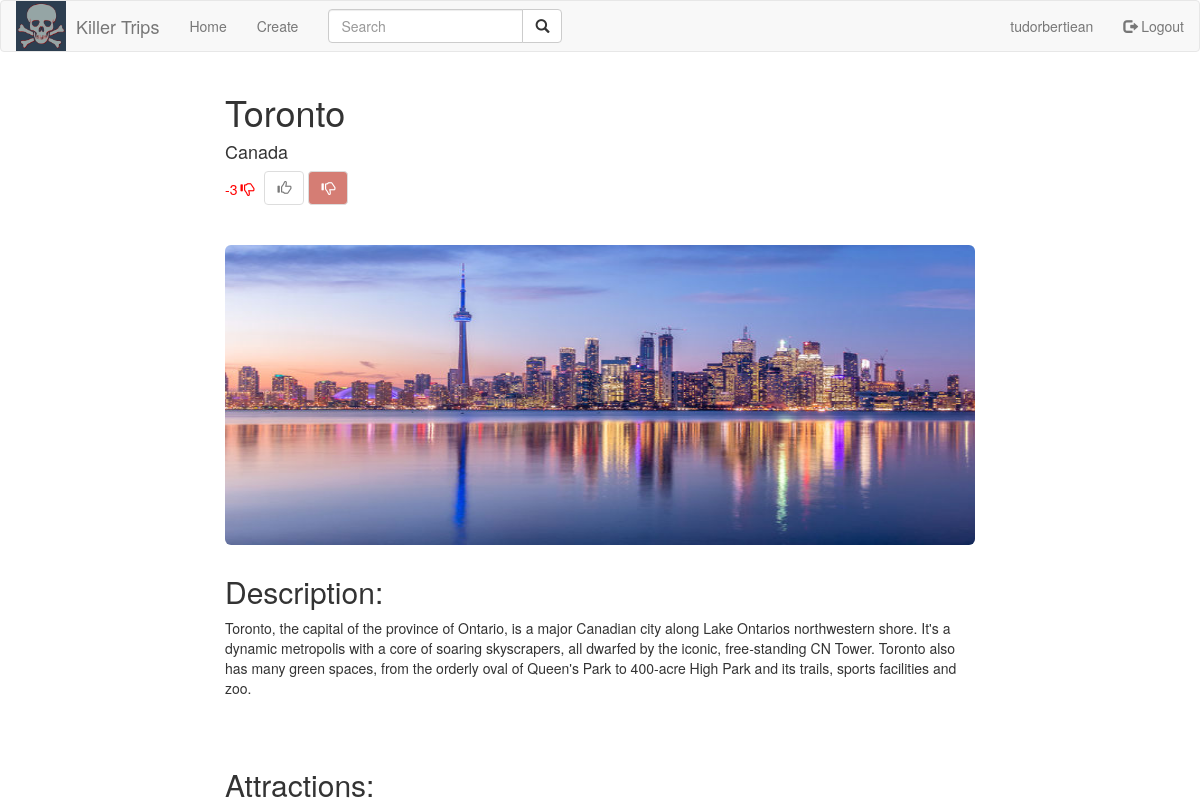
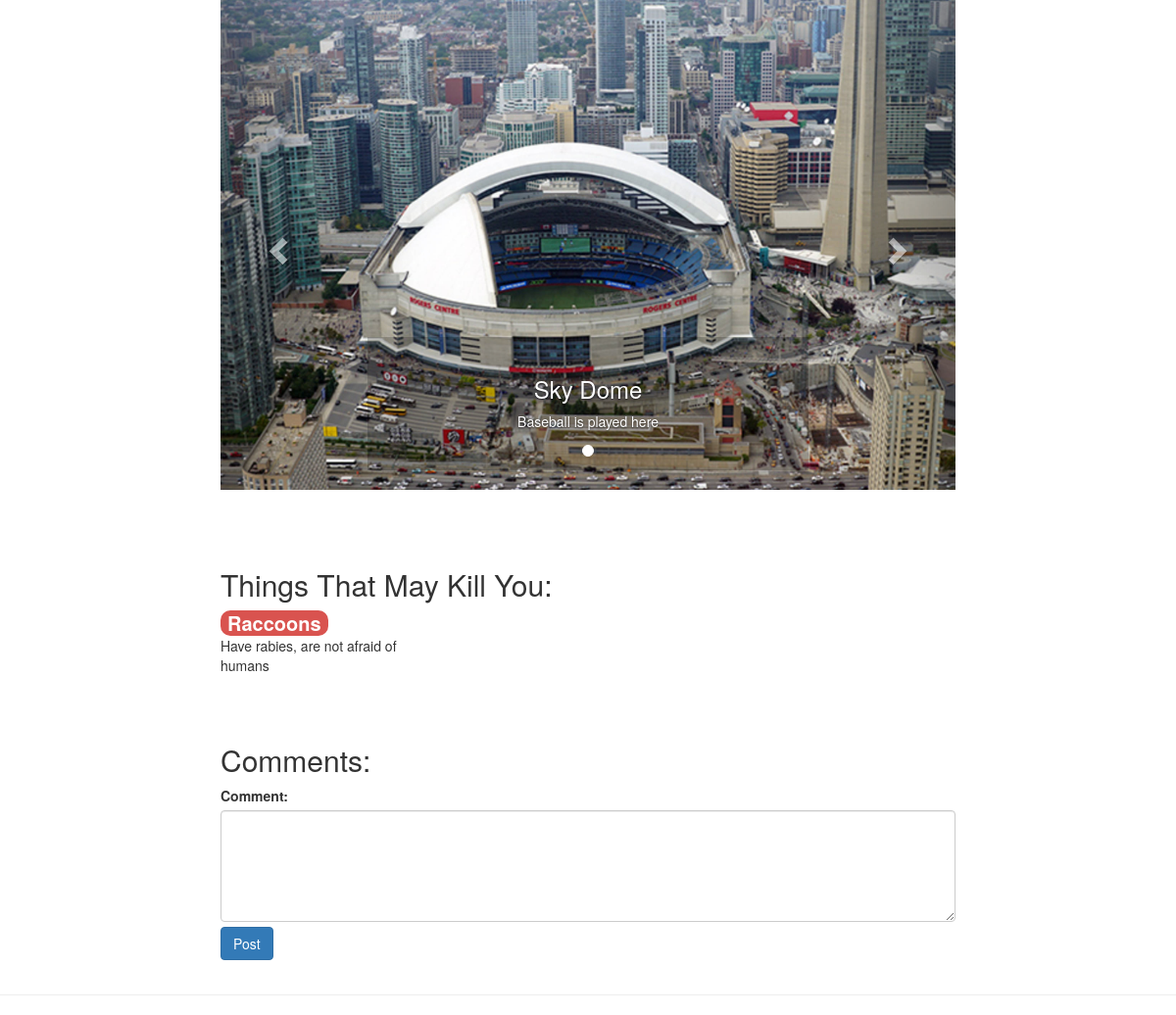
Page /src/views/city.php?cityid=49 (signed in) on the committed database (2 pictures, top to bottom).
### tables this page shows
CREATE TABLE `cities` (
  `cityid` int(11) NOT NULL,
  `city` varchar(100) NOT NULL,
  `description` varchar(1000) NOT NULL,
  `country` varchar(100) NOT NULL,
  `image` varchar(200) NOT NULL,
  `date` timestamp NOT NULL DEFAULT CURRENT_TIMESTAMP
);

CREATE TABLE `attractions` (
  `attractionid` int(11) NOT NULL,
  `image` varchar(200) NOT NULL,
  `name` varchar(200) NOT NULL,
  `description` varchar(1000) NOT NULL,
  `cityid` int(11) NOT NULL,
  `date` timestamp NOT NULL DEFAULT CURRENT_TIMESTAMP
);

CREATE TABLE `killinfo` (
  `killid` int(11) NOT NULL,
  `cityid` int(11) NOT NULL,
  `date` timestamp NOT NULL DEFAULT CURRENT_TIMESTAMP,
  `killtext` text NOT NULL,
  `killname` varchar(100) NOT NULL
);

### src/php/Cities.php (called while the page is built, shortened)
<?php
class Cities {
    public static function getCityById($id){
		try {
            $db = Database::getConnection();
            $queryString = "SELECT * FROM `cities` WHERE `cityid` = $id";
            $result = $db->query($queryString);
            if (($result->num_rows)>0){
                $city = $result->fetch_assoc();
            } else {
                header("Location: /killer-trips/src/views/404.php");
            }
            return $city;
        }
        catch(mysqli_sql_exception $e){
            echo "Connection failed: " . $e->getMessage();
        }
    }
}
?>

### src/php/Votes.php (called while the page is built, shortened)
<?php
class Votes {
	public static function getVotesForCity($cityid){
		try {
            $db = Database::getConnection();
            $queryString = "SELECT count(case when cityid = $cityid and score = 1 then 1 end) as upvote, count(case when cityid = $cityid and score = -1 then 1 end) as downvote FROM vote";
            $result = $db->query($queryString);
            $row = $result->fetch_assoc();
            $upvotes = $row["upvote"];
            $downvote = $row["downvote"];
            $difference = (int)$upvotes - (int)$downvote;
        }
        catch(mysqli_sql_exception $e){
            echo "Connection failed: " . $e->getMessage();
        }
        return $difference;
    }
    public static function hasUserVoted($cityid, $userid){
		try {
            $db = Database::getConnection();
            $hasvoted = 0;
            $queryString = "SELECT * FROM `vote` where cityid = $cityid and userid = $userid";
            $result = $db->query($queryString);
            $row = mysqli_fetch_assoc($result);
            if ($result->num_rows > 0){
                $hasvoted = $row["score"];
            }
        }
        catch(mysqli_sql_exception $e){
            echo "Connection failed: " . $e->getMessage();
        }
        return (int)$hasvoted;
    }
}
?>

### src/php/Attractions.php (called while the page is built, shortened)
<?php
class Attractions {
	public static function getAttractionsForCity($cityid){
		try {
            $db = Database::getConnection();
            $queryString = "SELECT * FROM `attractions` WHERE `cityid` = $cityid";
            $result = $db->query($queryString);
            $rows = array();
            while ($row = $result->fetch_assoc()) {
                array_push($rows, $row);
            }
        }
        catch(mysqli_sql_exception $e){
            echo "Connection failed: " . $e->getMessage();
        }
        return $rows;
    }
}
?>

### src/php/KillInfo.php (called while the page is built, shortened)
<?php
class KillInfo {
	public static function getKillInfoForCity($cityid){
		try {
            $db = Database::getConnection();
            $queryString = "SELECT * FROM `killinfo` WHERE `cityid` = $cityid";
            $result = $db->query($queryString);
            $rows = array();
            while ($row = $result->fetch_assoc()) {
                array_push($rows, $row);
            }
        }
        catch(mysqli_sql_exception $e){
            echo "Connection failed: " . $e->getMessage();
        }
        return $rows;
    }
}
?>

### src/views/city.php (the view, shortened to what this page needs)
<?php
    include("../php/Cities.php");
    include("../php/Attractions.php");
    include("../php/KillInfo.php");
    include("../php/Votes.php");
    $city = Cities::getCityById($_GET["cityid"]);
    $hasvoted = Votes::hasUserVoted($_GET["cityid"], $_SESSION['userid']);
    $votescore = Votes::getVotesForCity($_GET["cityid"]);
    $attractions = Attractions::getAttractionsForCity($_GET["cityid"]);
    $killinfo = KillInfo::getKillInfoForCity($_GET["cityid"]);
?>
<!DOCTYPE html>
    <head>
        <link rel="stylesheet" href="https://maxcdn.bootstrapcdn.com/bootstrap/3.3.7/css/bootstrap.min.css">
        <link rel="stylesheet" href="../css/cities.css">
    </head>
    <body>
      <nav class="navbar navbar-default">
        <div class="container-fluid">
          <div class="navbar-header">
            <a href="homepage.php" class="navbar-left"><img style="width: 50px; height:50px; margin-right: 10px;" src="../images/logo.jpg"></a>
            <a class="navbar-brand" href="homepage.php">Killer Trips</a>
          </div>
          <ul class="nav navbar-nav">
            <li><a href="homepage.php">Home</a></li>
          </ul>
          <?php
          if (isset($_SESSION['loggedin']) && $_SESSION['loggedin'] == true){
              ?>
            <ul class="nav navbar-nav">
              <li><a href="create.php">Create</a></li>
            </ul>
          <?php
            }
          ?>
          <?php
            if (isset($_SESSION['loggedin']) && $_SESSION['loggedin'] == true){
                ?>
                <ul class="nav navbar-nav navbar-right">
                  <li><a href="#"><?php echo $_SESSION['username'];?></a></li>
                  <li><a href="/killer-trips/src/php/Logout.php"><span class="glyphicon glyphicon-log-out"></span> Logout</a></li>
                </ul>
                <?php
              }
            ?>
          <form class="navbar-form navbar-left" method="get" action="list_cities.php">
            <div class="input-group">
              <input type="text" name="keyword" id="keyword" class="form-control" placeholder="Search">
              <div class="input-group-btn">
                <button class="btn btn-default" type="submit">
                  <i class="glyphicon glyphicon-search"></i>
                </button>
              </div>
            </div>
          </form>
        </div>
      </nav>
      <div class="container">
        <div class="row row-offcanvas row-offcanvas-right">
          <div class="col-md-offset-2 col-md-8">
            <h1><?php echo $city["city"]?></h1>
            <h4><?php echo $city["country"]?></h4>
            <p class="votescore" style="color: <?PHP echo ($votescore >= 0)? 'green': 'red'; ?>"><?php echo $votescore?></p>
            <span class="voteicon" style="color: <?PHP echo ($votescore >= 0)? 'green': 'red'; ?>"><i class="glyphicon <?PHP echo ($votescore >= 0)? 'glyphicon-thumbs-up': 'glyphicon-thumbs-down'; ?>"></i></span>
            <?php
            if (isset($_SESSION['loggedin']) && $_SESSION['loggedin'] == true){
                ?>
              <div class="votebuttons">
                <button class="btn btn-default up-button <?PHP echo ($hasvoted == 1)? "disabled hasvoted":(($hasvoted==-1)?"disabled":""); ?>" type="submit">
                    <i class="glyphicon glyphicon-thumbs-up"></i>
                </button>
                <button class="btn btn-default down-button <?PHP echo ($hasvoted == 1)? "disabled":(($hasvoted==-1)?"disabled hasvoted":""); ?>" type="submit">
                    <i class="glyphicon glyphicon-thumbs-down"></i>
                </button>
              </div>
              <?php
            }
            ?>
            <br>
            <br>
            <div class="jumbotron" style="background-image: url(../images/<?php echo $city["image"]?>);"></div>
            <h2>Description:</h2>
            <p><?php echo $city["description"]?></p>
            <br>
            <br>
            <h2>Attractions:</h2>
            <div id="attractionCarousel" class="carousel slide" data-interval="false">
              <ol class="carousel-indicators">
                <?php
                    $arrlength = count($attractions);
                    for($x = 0; $x < $arrlength; $x++) {
                      ?>
                      <li data-target="#myCarousel" data-slide-to="<?php $x ?>" class="<?PHP echo ($x == 0)? 'active': ''; ?>"></li>
                      <?php
                    }
                ?>
              </ol>
              <div class="carousel-inner">
              <?php
                    $arrlength = count($attractions);
                    for($x = 0; $x < $arrlength; $x++) {
                      $attraction = $attractions[$x];
                      ?>
                      <div class="item <?PHP echo ($x == 0)? 'active': ''; ?>">
                        <img src="../images/attractions/<?php echo $attraction['image'] ?>">
                        <div class="carousel-caption">
                          <h3><?php echo $attraction["name"]?></h3>
                          <p><?php echo $attraction['description'] ?></p>
                        </div>
                      </div>
                    <?php
                    }
                ?>
              </div>
              <a class="left carousel-control" href="#attractionCarousel" data-slide="prev">
                <span class="glyphicon glyphicon-chevron-left"></span>
              </a>
              <a class="right carousel-control" href="#attractionCarousel" data-slide="next">
                <span class="glyphicon glyphicon-chevron-right"></span>
              </a>
            </div>
            <br>
            <br>
            <br>
            <h2>Things That May Kill You:</h2>
            <div class="row">
              <?php
                $arrlength = count($killinfo);
                for($x = 0; $x < $arrlength; $x++) {
                  $info = $killinfo[$x];
                  ?>
                  <div class="col-6 col-lg-4 city">
                    <strong><span class="badge progress-bar-danger"><?php echo $info['killname']?></span></strong>
                    <p class="kill-description"><?php echo $info['killtext']?></p>
                  </div>
                  <?php
                }
              ?>
            </div>
            <br>
            <br>
            <h2>Comments:</h2>
            <?php
            if (isset($_SESSION['loggedin']) && $_SESSION['loggedin'] == true){
              $userid = $_SESSION["userid"];
              $cityid = $city["cityid"];
              ?>
              <form role="form" method="post" action="../php/AddComment.php?cityid=<?php echo $cityid?>&userid=<?php echo $userid?>">
                <div class="form-group">
                  <label for="comment">Comment:</label>
                  <textarea class="form-control" rows="5" name="comment" id="comment"></textarea>
                  <button style="margin-top:5px;" type="submit" class="btn btn-primary">Post</button>
                </div>
              </form>
              <?php
            }
            ?>
            </div>
          </div>
        </div>
        <hr>
    </body>
</html>

### src/css/cities.css (style rules this page uses)
.jumbotron { height: 300px; -webkit-background-size: 100% 100%; -moz-background-size: 100% 100%; -o-background-size: 100% 100%; background-size: 100% 100%; }
@media screen and (min-width: 768px) { .carousel-caption { color: #fff; background-color: rgba(0, 0, 0, 0.2); } }
.carousel-inner > .item > img { margin: 0 auto; }
.badge { font-size: 20px; }
.votescore { float: left; margin-top: 8px; margin-right: 3px; }
.voteicon { margin-top: 8px; margin-right: 10px; float: left; }
.down-button.hasvoted { color: white; background-color: #c0392b; }

### rows in the picture
cities: city "Toronto", country "Canada", image (picture), description "Toronto, the capital of the province of Ontario, is a major Canadian city along Lake Ontarios northwestern shore. It's a dynamic metropolis with a core of soaring skyscrapers, all dwarfed by the iconic, free-standing CN Tower. Toronto also has many green spaces, from the orderly oval of Queen's Park to 400-acre High Park and its trails, sports facilities and zoo."
attractions: image (picture), name "Sky Dome", description "Baseball is played here"
killinfo: killname "Raccoons", killtext "Have rabies, are not afraid of humans"

### other values in the picture
$_SESSION['username'] "tudorbertiean"
$votescore "-3"
